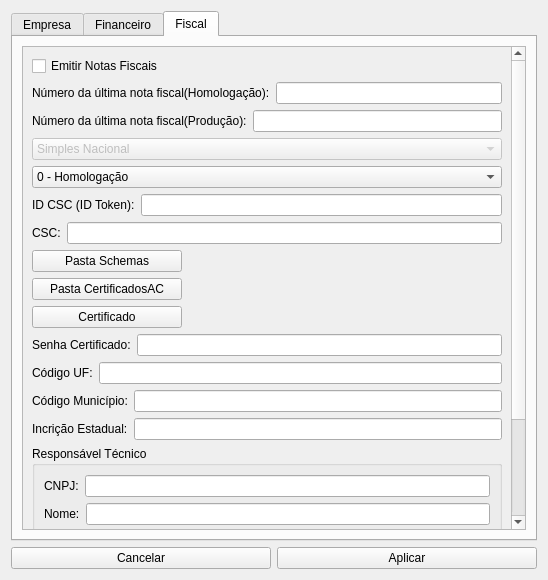
<?xml version="1.0" encoding="UTF-8"?>
<ui version="4.0">
 <class>Config</class>
 <widget class="QWidget" name="Config">
  <property name="geometry">
   <rect>
    <x>0</x>
    <y>0</y>
    <width>548</width>
    <height>580</height>
   </rect>
  </property>
  <property name="windowTitle">
   <string>Configurações</string>
  </property>
  <layout class="QVBoxLayout" name="verticalLayout_3">
   <property name="spacing">
    <number>6</number>
   </property>
   <item>
    <widget class="QTabWidget" name="tabWidget">
     <property name="currentIndex">
      <number>2</number>
     </property>
     <widget class="QWidget" name="tab">
      <attribute name="title">
       <string>Empresa</string>
      </attribute>
      <layout class="QVBoxLayout" name="verticalLayout_6">
       <property name="spacing">
        <number>15</number>
       </property>
       <item>
        <layout class="QHBoxLayout" name="horizontalLayout">
         <item>
          <widget class="QLabel" name="label">
           <property name="text">
            <string>Nome:</string>
           </property>
          </widget>
         </item>
         <item>
          <widget class="QLineEdit" name="Ledt_NomeEmpresa"/>
         </item>
        </layout>
       </item>
       <item>
        <layout class="QHBoxLayout" name="horizontalLayout_20">
         <item>
          <widget class="QLabel" name="label_14">
           <property name="text">
            <string>Nome Fantasia:</string>
           </property>
          </widget>
         </item>
         <item>
          <widget class="QLineEdit" name="Ledt_NomeFantasia"/>
         </item>
        </layout>
       </item>
       <item>
        <layout class="QHBoxLayout" name="horizontalLayout_2">
         <item>
          <widget class="QLabel" name="label_2">
           <property name="text">
            <string>Endereço:</string>
           </property>
          </widget>
         </item>
         <item>
          <widget class="QLineEdit" name="Ledt_EnderecoEmpresa"/>
         </item>
        </layout>
       </item>
       <item>
        <layout class="QHBoxLayout" name="horizontalLayout_21">
         <item>
          <widget class="QLabel" name="label_15">
           <property name="text">
            <string>Número:</string>
           </property>
          </widget>
         </item>
         <item>
          <widget class="QLineEdit" name="Ledt_NumeroEnd"/>
         </item>
        </layout>
       </item>
       <item>
        <layout class="QHBoxLayout" name="horizontalLayout_22">
         <item>
          <widget class="QLabel" name="label_16">
           <property name="text">
            <string>Bairro:</string>
           </property>
          </widget>
         </item>
         <item>
          <widget class="QLineEdit" name="Ledt_Bairro"/>
         </item>
        </layout>
       </item>
       <item>
        <layout class="QHBoxLayout" name="horizontalLayout_23">
         <item>
          <widget class="QLabel" name="label_17">
           <property name="text">
            <string>CEP:</string>
           </property>
          </widget>
         </item>
         <item>
          <widget class="QLineEdit" name="Ledt_Cep"/>
         </item>
        </layout>
       </item>
       <item>
        <layout class="QHBoxLayout" name="horizontalLayout_13">
         <item>
          <widget class="QLabel" name="label_9">
           <property name="text">
            <string>Cidade:</string>
           </property>
          </widget>
         </item>
         <item>
          <widget class="QLineEdit" name="Ledt_CidadeEmpresa"/>
         </item>
        </layout>
       </item>
       <item>
        <layout class="QHBoxLayout" name="horizontalLayout_12">
         <item>
          <widget class="QLabel" name="label_10">
           <property name="text">
            <string>UF:</string>
           </property>
          </widget>
         </item>
         <item>
          <widget class="QLineEdit" name="Ledt_EstadoEmpresa">
           <property name="maxLength">
            <number>2</number>
           </property>
          </widget>
         </item>
        </layout>
       </item>
       <item>
        <layout class="QHBoxLayout" name="horizontalLayout_3">
         <item>
          <widget class="QLabel" name="label_3">
           <property name="text">
            <string>Telefone:</string>
           </property>
          </widget>
         </item>
         <item>
          <widget class="QLineEdit" name="Ledt_TelEmpresa"/>
         </item>
        </layout>
       </item>
       <item>
        <layout class="QHBoxLayout" name="horizontalLayout_4">
         <item>
          <widget class="QLabel" name="label_4">
           <property name="text">
            <string>CNPJ:</string>
           </property>
          </widget>
         </item>
         <item>
          <widget class="QLineEdit" name="Ledt_CnpjEmpresa"/>
         </item>
        </layout>
       </item>
       <item>
        <layout class="QHBoxLayout" name="horizontalLayout_5">
         <item>
          <widget class="QLabel" name="label_5">
           <property name="text">
            <string>E-mail:</string>
           </property>
          </widget>
         </item>
         <item>
          <widget class="QLineEdit" name="Ledt_EmailEmpresa"/>
         </item>
        </layout>
       </item>
       <item>
        <layout class="QHBoxLayout" name="horizontalLayout_10">
         <item>
          <widget class="QPushButton" name="Btn_LogoEmpresa">
           <property name="maximumSize">
            <size>
             <width>100</width>
             <height>25</height>
            </size>
           </property>
           <property name="text">
            <string>Imagem Logo</string>
           </property>
          </widget>
         </item>
         <item>
          <widget class="QLabel" name="Ledt_LogoEmpresa">
           <property name="maximumSize">
            <size>
             <width>16777215</width>
             <height>25</height>
            </size>
           </property>
           <property name="text">
            <string/>
           </property>
          </widget>
         </item>
        </layout>
       </item>
      </layout>
     </widget>
     <widget class="QWidget" name="tab_2">
      <attribute name="title">
       <string>Financeiro</string>
      </attribute>
      <layout class="QHBoxLayout" name="horizontalLayout_11">
       <item>
        <layout class="QVBoxLayout" name="verticalLayout_2">
         <item>
          <layout class="QHBoxLayout" name="horizontalLayout_6">
           <item>
            <widget class="QLabel" name="label_6">
             <property name="text">
              <string>Porcentagem de Lucro:</string>
             </property>
            </widget>
           </item>
           <item>
            <widget class="QLineEdit" name="Ledt_LucroEmpresa"/>
           </item>
          </layout>
         </item>
         <item>
          <layout class="QHBoxLayout" name="horizontalLayout_8">
           <item>
            <widget class="QLabel" name="label_7">
             <property name="text">
              <string>Taxa Débito padrão:</string>
             </property>
            </widget>
           </item>
           <item>
            <widget class="QLineEdit" name="Ledt_debito"/>
           </item>
          </layout>
         </item>
         <item>
          <layout class="QHBoxLayout" name="horizontalLayout_9">
           <item>
            <widget class="QLabel" name="label_8">
             <property name="text">
              <string>Taxa Crédito Padrão:</string>
             </property>
            </widget>
           </item>
           <item>
            <widget class="QLineEdit" name="Ledt_credito"/>
           </item>
          </layout>
         </item>
        </layout>
       </item>
      </layout>
     </widget>
     <widget class="QWidget" name="tab_3">
      <attribute name="title">
       <string>Fiscal</string>
      </attribute>
      <layout class="QVBoxLayout" name="verticalLayout" stretch="0">
       <property name="spacing">
        <number>6</number>
       </property>
       <property name="sizeConstraint">
        <enum>QLayout::SizeConstraint::SetDefaultConstraint</enum>
       </property>
       <property name="leftMargin">
        <number>9</number>
       </property>
       <property name="topMargin">
        <number>9</number>
       </property>
       <property name="rightMargin">
        <number>9</number>
       </property>
       <item>
        <widget class="QScrollArea" name="scrollArea">
         <property name="verticalScrollBarPolicy">
          <enum>Qt::ScrollBarPolicy::ScrollBarAlwaysOn</enum>
         </property>
         <property name="widgetResizable">
          <bool>true</bool>
         </property>
         <widget class="QWidget" name="scrollAreaWidgetContents">
          <property name="geometry">
           <rect>
            <x>0</x>
            <y>0</y>
            <width>492</width>
            <height>651</height>
           </rect>
          </property>
          <layout class="QVBoxLayout" name="verticalLayout_4">
           <item>
            <widget class="QCheckBox" name="CheckBox_emitNf">
             <property name="text">
              <string>Emitir Notas Fiscais</string>
             </property>
            </widget>
           </item>
           <item>
            <layout class="QHBoxLayout" name="horizontalLayout_34">
             <item>
              <widget class="QLabel" name="label_23">
               <property name="text">
                <string>Número da última nota fiscal(Homologação):</string>
               </property>
              </widget>
             </item>
             <item>
              <widget class="QLineEdit" name="Ledit_NNfHomolog"/>
             </item>
            </layout>
           </item>
           <item>
            <layout class="QHBoxLayout" name="horizontalLayout_33">
             <item>
              <widget class="QLabel" name="label_28">
               <property name="text">
                <string>Número da última nota fiscal(Produção):</string>
               </property>
              </widget>
             </item>
             <item>
              <widget class="QLineEdit" name="Ledit_NNfProd"/>
             </item>
            </layout>
           </item>
           <item>
            <widget class="QComboBox" name="CBox_Opcao">
             <property name="enabled">
              <bool>false</bool>
             </property>
             <item>
              <property name="text">
               <string>Simples Nacional</string>
              </property>
             </item>
            </widget>
           </item>
           <item>
            <widget class="QComboBox" name="CBox_Tpamp">
             <item>
              <property name="text">
               <string>0 - Homologação</string>
              </property>
             </item>
             <item>
              <property name="text">
               <string>1 - Produção</string>
              </property>
             </item>
            </widget>
           </item>
           <item>
            <layout class="QHBoxLayout" name="horizontalLayout_18">
             <item>
              <widget class="QLabel" name="label_11">
               <property name="text">
                <string>ID CSC (ID Token):</string>
               </property>
              </widget>
             </item>
             <item>
              <widget class="QLineEdit" name="Ledit_Idcsc"/>
             </item>
            </layout>
           </item>
           <item>
            <layout class="QHBoxLayout" name="horizontalLayout_17">
             <item>
              <widget class="QLabel" name="label_12">
               <property name="text">
                <string>CSC:</string>
               </property>
              </widget>
             </item>
             <item>
              <widget class="QLineEdit" name="Ledit_Csc"/>
             </item>
            </layout>
           </item>
           <item>
            <layout class="QHBoxLayout" name="horizontalLayout_14">
             <item>
              <widget class="QPushButton" name="Btn_schemaPath">
               <property name="maximumSize">
                <size>
                 <width>150</width>
                 <height>25</height>
                </size>
               </property>
               <property name="text">
                <string>Pasta Schemas</string>
               </property>
              </widget>
             </item>
             <item>
              <widget class="QLabel" name="Lbl_SchemaPath">
               <property name="maximumSize">
                <size>
                 <width>16777215</width>
                 <height>25</height>
                </size>
               </property>
               <property name="text">
                <string/>
               </property>
              </widget>
             </item>
            </layout>
           </item>
           <item>
            <layout class="QHBoxLayout" name="horizontalLayout_19">
             <item>
              <widget class="QPushButton" name="Btn_CertficadoAcPath">
               <property name="maximumSize">
                <size>
                 <width>150</width>
                 <height>25</height>
                </size>
               </property>
               <property name="text">
                <string>Pasta CertificadosAC</string>
               </property>
              </widget>
             </item>
             <item>
              <widget class="QLabel" name="Lbl_CertificadoAcPath">
               <property name="maximumSize">
                <size>
                 <width>16777215</width>
                 <height>25</height>
                </size>
               </property>
               <property name="text">
                <string/>
               </property>
              </widget>
             </item>
            </layout>
           </item>
           <item>
            <layout class="QHBoxLayout" name="horizontalLayout_15">
             <item>
              <widget class="QPushButton" name="Btn_certificadoPath">
               <property name="maximumSize">
                <size>
                 <width>150</width>
                 <height>25</height>
                </size>
               </property>
               <property name="text">
                <string>Certificado</string>
               </property>
              </widget>
             </item>
             <item>
              <widget class="QLabel" name="Lbl_CertificadoPath">
               <property name="maximumSize">
                <size>
                 <width>16777215</width>
                 <height>25</height>
                </size>
               </property>
               <property name="text">
                <string/>
               </property>
              </widget>
             </item>
            </layout>
           </item>
           <item>
            <layout class="QHBoxLayout" name="horizontalLayout_16">
             <item>
              <widget class="QLabel" name="label_13">
               <property name="text">
                <string>Senha Certificado:</string>
               </property>
              </widget>
             </item>
             <item>
              <widget class="QLineEdit" name="Ledit_CertificadoSenha">
               <property name="echoMode">
                <enum>QLineEdit::EchoMode::Password</enum>
               </property>
              </widget>
             </item>
            </layout>
           </item>
           <item>
            <layout class="QHBoxLayout" name="horizontalLayout_24">
             <item>
              <widget class="QLabel" name="label_18">
               <property name="text">
                <string>Código UF:</string>
               </property>
              </widget>
             </item>
             <item>
              <widget class="QLineEdit" name="Ledt_CUf"/>
             </item>
            </layout>
           </item>
           <item>
            <layout class="QHBoxLayout" name="horizontalLayout_25">
             <item>
              <widget class="QLabel" name="label_19">
               <property name="text">
                <string>Código Município:</string>
               </property>
              </widget>
             </item>
             <item>
              <widget class="QLineEdit" name="Ledt_CMun"/>
             </item>
            </layout>
           </item>
           <item>
            <layout class="QHBoxLayout" name="horizontalLayout_26">
             <item>
              <widget class="QLabel" name="label_20">
               <property name="text">
                <string>Incrição Estadual:</string>
               </property>
              </widget>
             </item>
             <item>
              <widget class="QLineEdit" name="Ledt_IE"/>
             </item>
            </layout>
           </item>
           <item>
            <widget class="QGroupBox" name="groupBox">
             <property name="title">
              <string>Responsável Técnico</string>
             </property>
             <layout class="QVBoxLayout" name="verticalLayout_5">
              <item>
               <layout class="QHBoxLayout" name="horizontalLayout_27">
                <item>
                 <widget class="QLabel" name="label_21">
                  <property name="text">
                   <string>CNPJ:</string>
                  </property>
                 </widget>
                </item>
                <item>
                 <widget class="QLineEdit" name="Ledt_CnpjRespTec"/>
                </item>
               </layout>
              </item>
              <item>
               <layout class="QHBoxLayout" name="horizontalLayout_28">
                <item>
                 <widget class="QLabel" name="label_22">
                  <property name="text">
                   <string>Nome:</string>
                  </property>
                 </widget>
                </item>
                <item>
                 <widget class="QLineEdit" name="Ledt_NomeRespTec"/>
                </item>
               </layout>
              </item>
              <item>
               <layout class="QHBoxLayout" name="horizontalLayout_29">
                <item>
                 <widget class="QLabel" name="label_24">
                  <property name="text">
                   <string>Email:</string>
                  </property>
                 </widget>
                </item>
                <item>
                 <widget class="QLineEdit" name="Ledt_EmailRespTec"/>
                </item>
               </layout>
              </item>
              <item>
               <layout class="QHBoxLayout" name="horizontalLayout_30">
                <item>
                 <widget class="QLabel" name="label_25">
                  <property name="text">
                   <string>Fone:</string>
                  </property>
                 </widget>
                </item>
                <item>
                 <widget class="QLineEdit" name="Ledt_FoneRespTec"/>
                </item>
               </layout>
              </item>
              <item>
               <layout class="QHBoxLayout" name="horizontalLayout_31">
                <item>
                 <widget class="QLabel" name="label_26">
                  <property name="text">
                   <string>ID CSRT:</string>
                  </property>
                 </widget>
                </item>
                <item>
                 <widget class="QLineEdit" name="Ledt_IdCsrtRespTec">
                  <property name="enabled">
                   <bool>false</bool>
                  </property>
                 </widget>
                </item>
               </layout>
              </item>
              <item>
               <layout class="QHBoxLayout" name="horizontalLayout_32">
                <item>
                 <widget class="QLabel" name="label_27">
                  <property name="text">
                   <string>HASH CSRT:</string>
                  </property>
                 </widget>
                </item>
                <item>
                 <widget class="QLineEdit" name="Ledt_HashCsrtRespTec">
                  <property name="enabled">
                   <bool>false</bool>
                  </property>
                 </widget>
                </item>
               </layout>
              </item>
             </layout>
            </widget>
           </item>
          </layout>
         </widget>
        </widget>
       </item>
      </layout>
     </widget>
    </widget>
   </item>
   <item>
    <layout class="QHBoxLayout" name="horizontalLayout_7">
     <item>
      <widget class="QPushButton" name="Btn_Cancelar">
       <property name="text">
        <string>Cancelar</string>
       </property>
      </widget>
     </item>
     <item>
      <widget class="QPushButton" name="Btn_Aplicar">
       <property name="text">
        <string>Aplicar</string>
       </property>
      </widget>
     </item>
    </layout>
   </item>
  </layout>
 </widget>
 <resources/>
 <connections/>
</ui>
